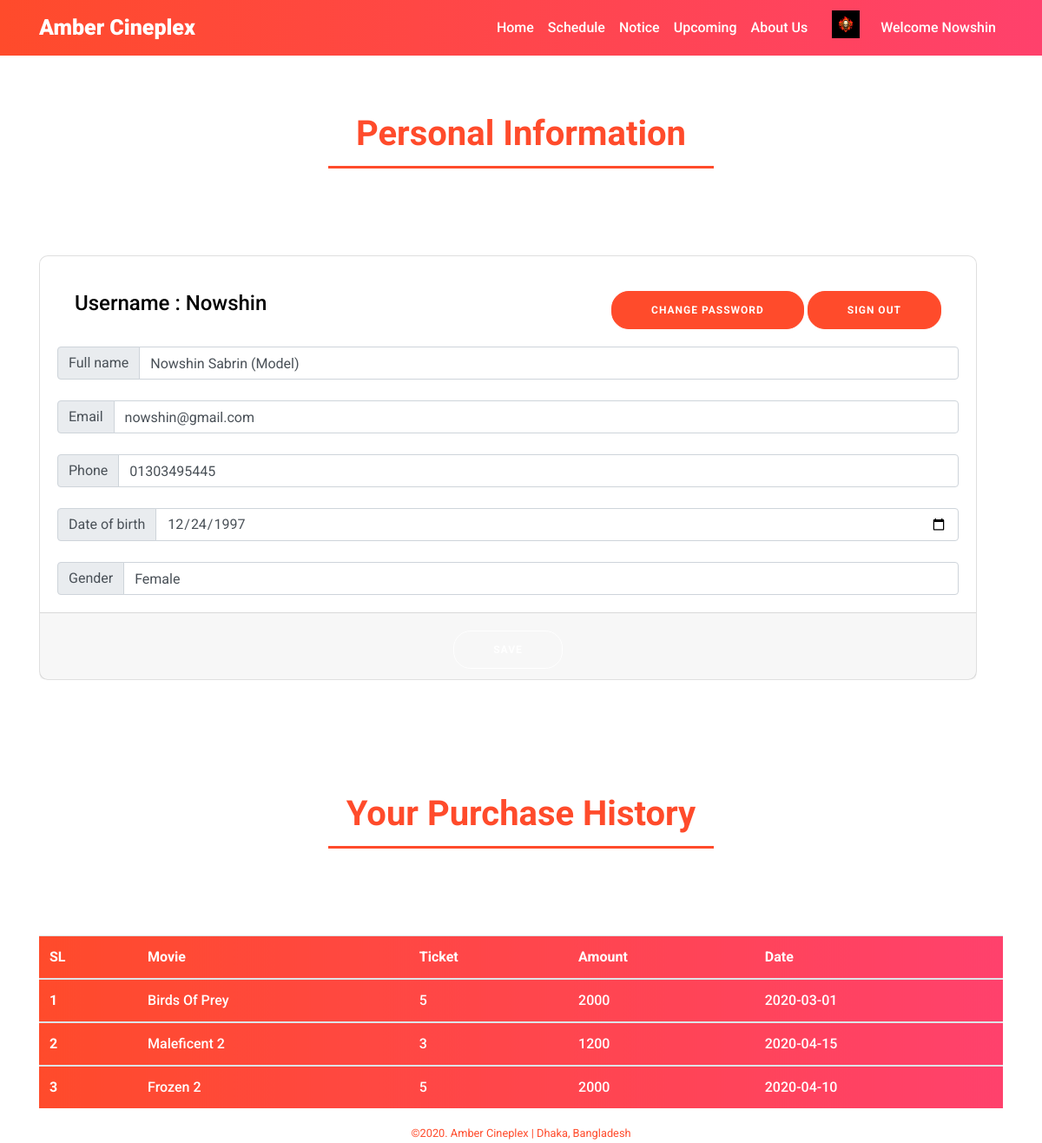
The app's page /profile.php (signed in), older data.
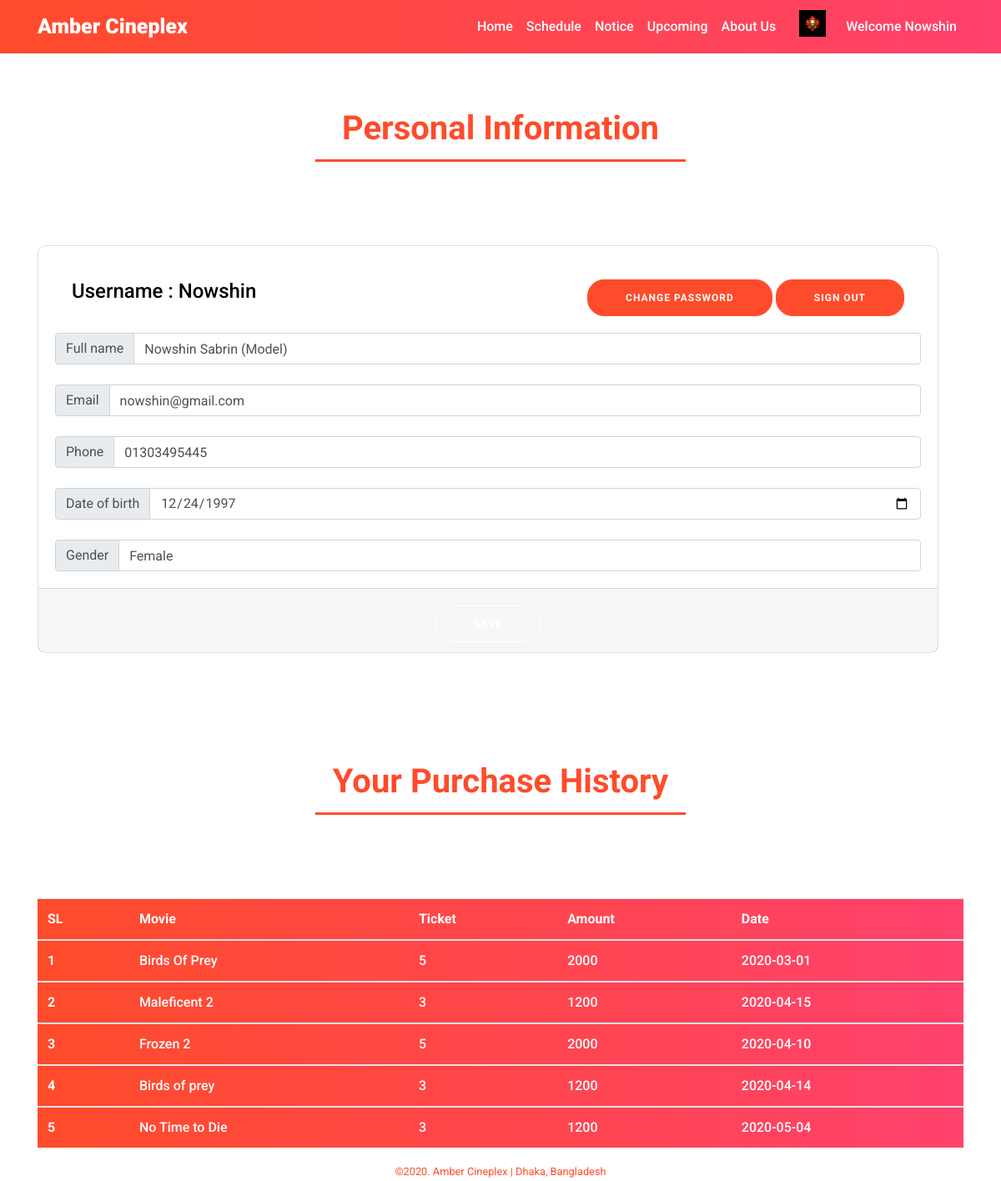
The same page, newer data.
### tables this page shows
CREATE TABLE `user_info` (
  `id` int(10) NOT NULL,
  `username` varchar(60) NOT NULL,
  `full_name` varchar(70) NOT NULL,
  `email` varchar(60) NOT NULL,
  `phone` varchar(60) NOT NULL,
  `dob` date NOT NULL,
  `gender` varchar(60) NOT NULL
);

CREATE TABLE `purchase` (
  `id` int(11) NOT NULL,
  `username` varchar(60) NOT NULL,
  `mv_name` varchar(100) NOT NULL,
  `ticket_count` int(100) NOT NULL,
  `total_amount` int(100) NOT NULL,
  `purchase_date` date NOT NULL
);

### databaseQuery.php (called while the page is built, shortened)
<?php
    function getResult($conn, $tableName, $username){
        $sqlUserCheck = "SELECT * FROM $tableName WHERE username = '$username'";
        $result = mysqli_query($conn, $sqlUserCheck);
        if ($result) {
             return $result;
        }
    }
?>

### profile.php (the view, shortened to what this page needs)
<?php
$currentUsername = $_SESSION["username"];
$fullName = $email = $phone = $dob = $gender = '';
include 'config.php';
include 'databaseQuery.php';
$conn = OpenCon();
$table_name = 'user_info';
$result = getResult($conn, $table_name, $currentUsername);
$rowCount = mysqli_num_rows($result);
if ($rowCount !== 0) {
  $row = mysqli_fetch_assoc($result);
  $fullName = $row['full_name'];
  $email = $row['email'];
  $phone = $row['phone'];
  $dob = $row['dob'];
  $gender = $row['gender'];
}
?>
<!DOCTYPE html>
<html lang="en">
<head>
  <link rel="stylesheet" href="https://stackpath.bootstrapcdn.com/bootstrap/4.4.1/css/bootstrap.min.css">
  <link rel="stylesheet" href="bootstrap/css/bootstrap.min.css">
  <link rel="stylesheet" href="style.css">
  <link rel="stylesheet" href="profile.css">
</head>
<body>
  <nav class="navbar navbar-expand-lg navbar-default fixed-top theme-bg">
    <div class="container">
      <a class="navbar-brand" href="index.php">Amber Cineplex</a>
      <div class="collapse navbar-collapse justify-content-end" id="navbarNavAltMarkup">
        <div class="navbar-nav">
          <a class="nav-item nav-link active" href="index.php">Home <span class="sr-only">(current)</span></a>
          <a class="nav-item nav-link" href="index.php#schedule">Schedule</a>
          <a class="nav-item nav-link" href="notice.php">Notice</a>
          <a class="nav-item nav-link" href="index.php#upcoming">Upcoming</a>
          <a class="nav-item nav-link" href="contactUs.php">About Us</a>
          <?php
          if (!isset($_SESSION["username"])) {
            echo '<a class="nav-item nav-link" href="login.php">Sign In</a>';
          } else {
            echo '
              <div class="media">
                  <img class="mr-3 placeholder-image"  src="images/placeholder.jpg" alt="Generic placeholder image">
                  <div class="media-body">';
            if ($_SESSION["username"] === 'Admin') {
              echo '<a class="nav-item nav-link" href="admin.php">Welcome ' . $_SESSION["username"] . '</a>';
            } else {
              echo '<a class="nav-item nav-link" href="profile.php">Welcome ' . $_SESSION["username"] . '</a>';
            }
            echo '</div>
              </div>
              ';
          }
          ?>
        </div>
      </div>
    </div>
  </nav>
  <div class="container carousel-container ">
    <div class="container container2 title-border">
      <h1>Personal Information</h1>
    </div>
    <div class="card-deck justify-content-center w-100">
      <div class="card ">
        <div class="card-body">
          <div class="card-body d-flex justify-content-between">
            <h4 class="card-title">Username : <?php echo $_SESSION["username"]; ?></h4>
            <div>
              <a><button id="changePasswordButton" onclick="changePasswordPanel()" class="">Change Password</button></a>
              <a href="logout.php"><button class="">Sign Out</button></a>
            </div>
          </div>
          <form action="profile.php" method="post">
            <div class="input-group">
              <div class="input-group-prepend">
                <span class="input-group-text" id="">Full name</span>
              </div>
              <input type="text" name="fullName" value="<?php echo $fullName; ?>" class="form-control"></input>
            </div>
            <br>
            <div class="input-group">
              <div class="input-group-prepend">
                <span class="input-group-text" id="">Email</span>
              </div>
              <input type="email" name="email" value="<?php echo $email; ?>" class="form-control">
            </div>
            <br>
            <div class="input-group">
              <div class="input-group-prepend">
                <span class="input-group-text" id="">Phone</span>
              </div>
              <input type="text" name="phone" value="<?php echo $phone; ?>" class="form-control">
            </div>
            <br>
            <div class="input-group">
              <div class="input-group-prepend">
                <span class="input-group-text" id="">Date of birth</span>
              </div>
              <input type="date" name="dob" value="<?php echo $dob; ?>" min="1900-01-01" max="<?php echo date("Y-m-d"); ?>" class="form-control">
            </div>
            <br>
            <div class="input-group">
              <div class="input-group-prepend">
                <span class="input-group-text" id="">Gender</span>
              </div>
              <input type="text" name="gender" value="<?php echo $gender; ?>" class="form-control">
            </div>
        </div>
        <div class="card-footer">
          <button type="submit" name="update" class="ghost">Save</button>
        </div>
      </div>
    </div>
  </div>
  <div class="container carousel-container">
    <div class="container container2 title-border">
      <h1>Your Purchase History</h1>
    </div>
    <?php
    $conn = OpenCon();
    $resultHistory = getResult($conn, 'purchase', $currentUsername);
    $rowCountHistory = "";
    if ($resultHistory) {
      $rowCountHistory = mysqli_num_rows($resultHistory);
    }
    if ($rowCountHistory < 1) {
      echo '<div class="container container2 title-border">
        <h3>No Purchase Yet!</h3>
      </div>';
    } else {
      echo
        '
      <table class="table table-hover theme-bg">
        <thead>
          <tr>
            <th scope="col">SL</th>
            <th scope="col">Movie</th>
            <th scope="col">Ticket</th>
            <th scope="col">Amount</th>
            <th scope="col">Date</th>
          </tr>
        </thead>
      ';
      $sl = 1;
      while ($row = mysqli_fetch_assoc($resultHistory)) {
        echo
          '
          <tbody>
            <tr>
              <th scope="row">' . $sl . '</th>
              <td>' . $row["mv_name"] . '</td>
              <td>' . $row["ticket_count"] . '</td>
              <td>' . $row["total_amount"] . '</td>
              <td>' . $row["purchase_date"] . '</td>
            </tr>
          </tbody>';
        $sl++;
      }
      echo '</table>';
    }
    ?>
  </div>
  <footer>
    <small>©2020. Amber Cineplex | Dhaka, Bangladesh</small>
  </footer>
</body>
</html>

### style.css (style rules this page uses)
body { margin: 0; padding: 0; background-color: white; color: #ff416c; font-family: "Roboto", sans-serif; font-weight: 500; }
h1 { font-family: "Roboto", sans-serif; font-weight: 700; }
a { text-decoration: none !important; }
.card { border-radius: 10px; margin-bottom: 30px; }
.card-footer { text-align: center; }
.theme-bg { background: #ff416c; background: -webkit-linear-gradient(to right, #ff4b2b, #ff416c); background: linear-gradient(to right, #ff4b2b, #ff416c); }
.navbar-default { background: #ff416c; background: -webkit-linear-gradient(to right, #ff4b2b, #ff416c); background: linear-gradient(to right, #ff4b2b, #ff416c); color: white; }
.navbar-brand { color: white; font-weight: 900; font-size: 25px; }
.nav-link { color: white; }
button { border-radius: 20px; border: 1px solid #ff4b2b; background-color: #ff4b2b; color: #ffffff; font-size: 12px; font-weight: bold; padding: 12px 45px; letter-spacing: 1px; text-transform: uppercase; transition: transform 80ms ease-in; }
button.ghost { background-color: transparent; border-color: #ffffff; }
.container2 { margin-bottom: 100px; }
.carousel-container { margin-top: 125px; border-radius: 10px; }
.title-border { border-bottom: 3px #ff4b2b solid; width: 40%; color: #ff4b2b; text-align: center; padding: 5px 10px; }
table td, th { color: white; }
footer { text-align: center; color: #ff4b2b; }
.ticket-card p,h4 { color: #ffffff; }
.card-title { color: black; }

### profile.css (style rules this page uses)
.placeholder-image { margin-left: 20px; width: 32px; height: 32px; }

Row changes from the older to the newer data that the page shows:
added purchase: mv_name "Birds of prey", ticket_count "3", total_amount "1200", purchase_date "2020-04-14"
added purchase: mv_name "No Time to Die", ticket_count "3", total_amount "1200", purchase_date "2020-05-04"
